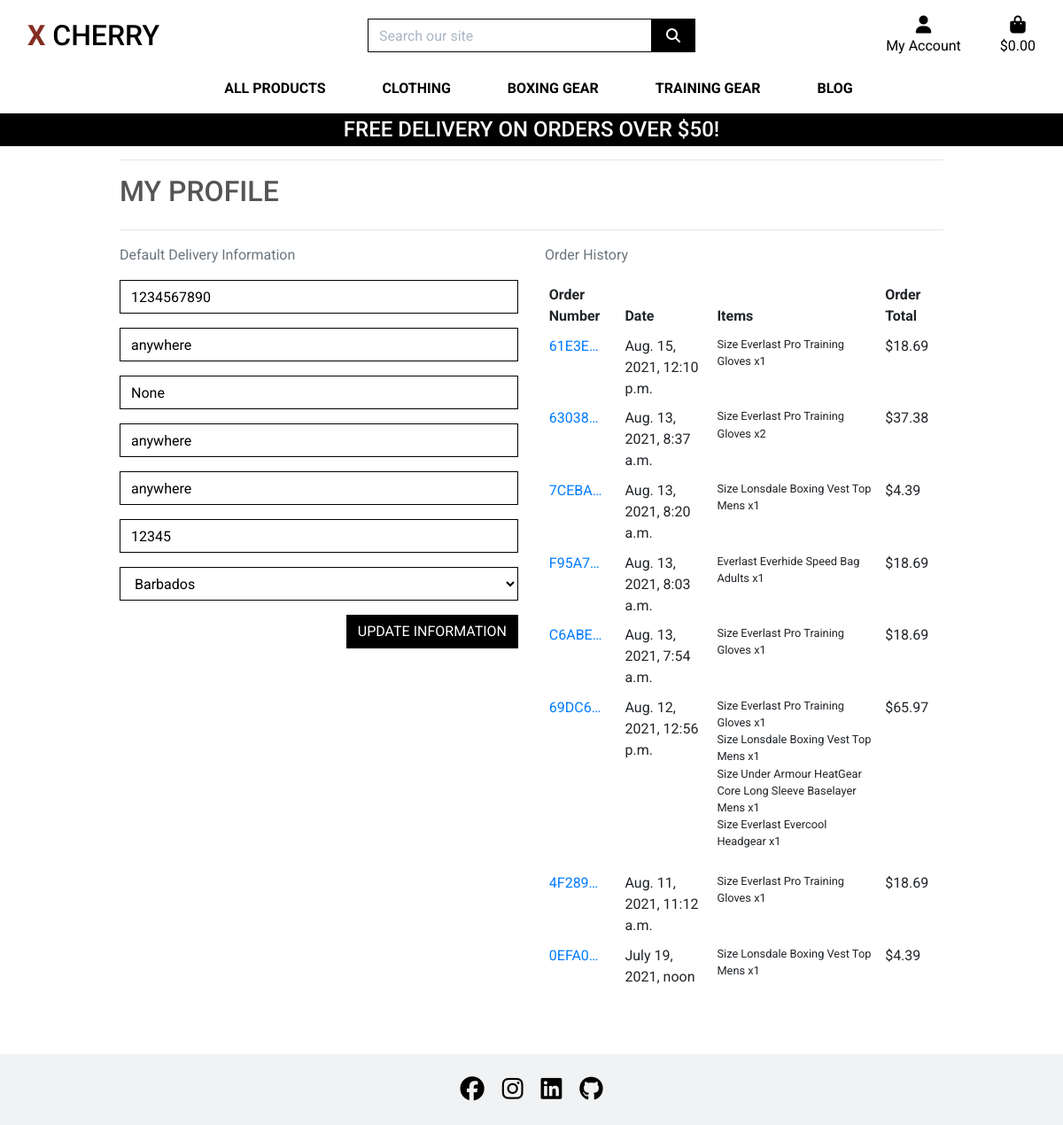
/profile/ (signed in), run on an earlier commit of the app's database.
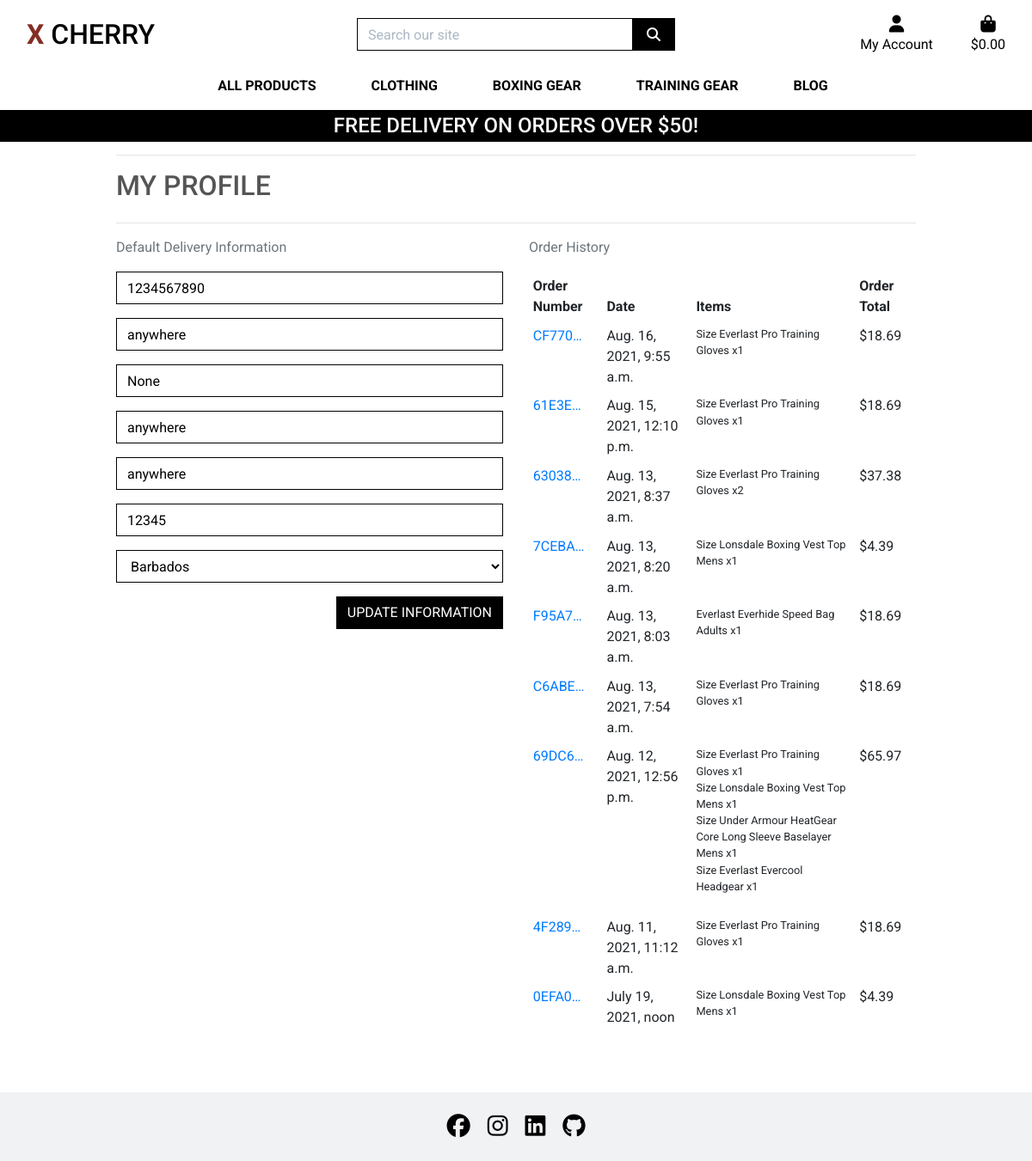
And on a later commit of the database.
### profiles/models.py (models this page shows, shortened)
class UserProfile(models.Model):
    user = models.OneToOneField(User, on_delete=models.CASCADE)
    default_phone_number = models.CharField(max_length=20, null=True, blank=True)
    default_street_address1 = models.CharField(max_length=80, null=True, blank=True)
    default_street_address2 = models.CharField(max_length=80, null=True, blank=True)
    default_town_or_city = models.CharField(max_length=40, null=True, blank=True)
    default_county = models.CharField(max_length=80, null=True, blank=True)
    default_postcode = models.CharField(max_length=20, null=True, blank=True)
    default_country = CountryField(blank_label='Country', null=True, blank=True)

### checkout/models.py (models this page shows, shortened)
class Order(models.Model):
    order_number = models.CharField(max_length=32, null=False, editable=False)
    user_profile = models.ForeignKey(UserProfile, on_delete=models.SET_NULL,
                                     null=True, blank=True,
                                     related_name='orders')
    full_name = models.CharField(max_length=50, null=False, blank=False)
    email = models.EmailField(max_length=254, null=False, blank=False)
    phone_number = models.CharField(max_length=20, null=False, blank=False)
    country = CountryField(blank_label='Country *', null=False, blank=False)
    postcode = models.CharField(max_length=20, null=True, blank=True)
    town_or_city = models.CharField(max_length=40, null=False, blank=False)
    street_address1 = models.CharField(max_length=80, null=False, blank=False)
    street_address2 = models.CharField(max_length=80, null=True, blank=True)
    county = models.CharField(max_length=80, null=True, blank=True)
    date = models.DateTimeField(auto_now_add=True)
    delivery_cost = models.DecimalField(max_digits=6, decimal_places=2, null=False, default=0)
    order_total = models.DecimalField(max_digits=10, decimal_places=2, null=False, default=0)
    grand_total = models.DecimalField(max_digits=10, decimal_places=2, null=False, default=0)
    original_bag = models.TextField(null=False, blank=False, default='')
    stripe_pid = models.CharField(max_length=254, null=False, blank=False, default='')

class OrderLineItem(models.Model):
    order = models.ForeignKey(Order, null=False, blank=False, on_delete=models.CASCADE, related_name='lineitems')
    product = models.ForeignKey(Product, null=False, blank=False, on_delete=models.CASCADE)
    product_size = models.CharField(max_length=2, null=True, blank=True)  # XS, S, M, L, XL
    quantity = models.IntegerField(null=False, blank=False, default=0)
    lineitem_total = models.DecimalField(max_digits=6, decimal_places=2, null=False, blank=False, editable=False)

### products/models.py (models this page shows, shortened)
class Product(models.Model):
    category = models.ForeignKey('Category', null=True, blank=True, on_delete=models.SET_NULL)
    sku = models.CharField(max_length=254, null=True, blank=True)
    name = models.CharField(max_length=254)
    description = models.TextField()
    has_sizes = models.BooleanField(default=False, null=True, blank=True,)
    price = models.DecimalField(max_digits=6, decimal_places=2)
    rating = models.DecimalField(max_digits=6, decimal_places=2, null=True, blank=True)
    image_url = models.URLField(max_length=1024, null=True, blank=True)
    image = models.ImageField(null=True, blank=True)

### profiles/views.py (the view)
# urls.py: path('', views.profile, name='profile'),
@login_required
def profile(request):
    profile = get_object_or_404(UserProfile, user=request.user)
    if request.method == 'POST':
        form = UserProfileForm(request.POST, instance=profile)
        if form.is_valid():
            form.save()
            messages.success(request, 'Profile updated successfully')
        else:
            messages.error(request, 'Update failed. Please ensure the form is valid.')
    else:
        form = UserProfileForm(instance=profile)
    orders = profile.orders.all()
    template = 'profiles/profile.html'
    context = {
        'form': form,
        'orders': orders,
        'page_title': 'My Profile',
        'on_profile_page': True
    }
    return render(request, template, context)

### profiles/templates/profiles/profile.html (shortened to what this page needs)
{% extends "base.html" %}
{% load static %}
{% block extra_css %}
    <link rel="stylesheet" href="{% static 'profiles/css/profile.css' %}">
{% endblock %}
{% block page_header %}
    <div class="container header-container">
    </div>
{% endblock %}
{% block content %}
    <div class="overlay"></div>
    <div class="container profile-container">
        <div class="row">
            <div class="col">
                <hr>
                    <h2 class="logo-font mb-4">My Profile</h2>
                <hr>
            </div>
        </div>
        <div class="row">
            <div class="col-12 col-md-6">
                <p class="text-muted">Default Delivery Information</p>
                <form action="{% url 'profile' %}" class="mt-3" method="POST" id="profile-update-form">
                    {{ form|crispy }}
                    <button class="btn btn-black rounded-0 text-uppercase float-right">Update Information</button>
                </form>
            </div>
            <div class="col-12 col-md-6">
                <p class="text-muted">Order History</p>
                <div class="order-history table-responsive">
                    <table class="table table-sm table-borderless">
                        <thead>
                            <tr>
                                <th>Order Number</th>
                                <th>Date</th>
                                <th>Items</th>
                                <th>Order Total</th>
                            </tr>
                        </thead>
                        <tbody>
                            {% for order in orders reversed %}
                                <tr>
                                    <td>
                                        <a href="{% url 'order_history' order.order_number %}"
                                            title="{{ order.order_number }}">
                                            {{ order.order_number|truncatechars:6 }}
                                        </a>
                                    </td>
                                    <td>{{ order.date }}</td>
                                    <td>
                                        <ul class="list-unstyled">
                                            {% for item in order.lineitems.all %}
                                                <li class="small">
                                                    {% if item.product.has_sizes %}
                                                        Size {{ item.product.size|upper }}
                                                    {% endif %}{{ item.product.name }} x{{ item.quantity }}
                                                </li>
                                            {% endfor %}
                                        </ul>
                                    </td>
                                    <td>${{ order.grand_total }}</td>
                                </tr>
                            {% endfor %}
                        </tbody>
                    </table>
                </div>
            </div>
        </div>
    </div>
{% endblock %}

### templates/base.html (shortened to what this page needs)
{% load static %}
<!doctype html>
<html lang="en">
<head>
    {% block corecss %}
    <link rel="stylesheet" href="https://stackpath.bootstrapcdn.com/bootstrap/4.4.1/css/bootstrap.min.css"
>
    <link rel="stylesheet" href="{% static 'css/base.css' %}">
    {% endblock %}
    {% block extra_css %}
    {% endblock %}
</head>
<body>
    <header class="container-fluid fixed-top">
        <div id="topnav" class="row bg-white pt-lg-2 d-none d-lg-flex">
            <div class="col-12 col-lg-4 my-auto py-1 py-lg-0 text-center text-lg-left">
                <a href="{% url 'home' %}" class="nav-link main-logo-link">
                    <h2 class="logo-font text-black my-0"><strong>X</strong> Cherry</h2>
                </a>
            </div>
            <div class="col-12 col-lg-4 my-auto py-1 py-lg-0">
                <form method="GET" action="{% url 'products' %}">
                    <div class="input-group w-100">
                        <input class="form-control border border-black rounded-0" type="text" name="q"
                            placeholder="Search our site">
                        <div class="input-group-append">
                            <button class="form-control btn btn-black border border-black rounded-0" type="submit">
                                <span class="icon">
                                    <i class="fas fa-search"></i>
                                </span>
                            </button>
                        </div>
                    </div>
                </form>
            </div>
            <div class="col-12 col-lg-4 my-auto py-1 py-lg-0">
                <ul class="list-inline list-unstyled text-center text-lg-right my-0">
                    <li class="list-inline-item dropdown">
                        <a class="text-black nav-link" href="#" id="user-options" data-toggle="dropdown"
                            aria-haspopup="true" aria-expanded="false">
                            <div class="text-center">
                                <div><i class="fas fa-user fa-lg"></i></div>
                                <p class="my-0">My Account</p>
                            </div>
                        </a>
                    </li>
                    <li class="list-inline-item">
                        <a class="{% if grand_total %}text-info font-weight-bold{% else %}text-black{% endif %} nav-link"
                            href="{% url 'view_bag' %}">
                            <div class="text-center">
                                <div><i class="fas fa-shopping-bag fa-lg"></i></div>
                                <p class="my-0">
                                    {% if grand_total %}
                                    ${{ grand_total|floatformat:2 }}
                                    {% else %}
                                    $0.00
                                    {% endif %}
                                </p>
                            </div>
                        </a>
                    </li>
                </ul>
            </div>
        </div>
        <div class="row bg-white">
            <nav class="navbar navbar-expand-lg navbar-light w-100">
                {% include 'includes/mobile-top-header.html' %}
                {% include 'includes/main-nav.html' %}
            </nav>
        </div>
         <div id="delivery-banner" class="row text-center">
            <div class="col bg-black text-white">
                <h4 class="logo-font my-1">Free delivery on orders over ${{ free_delivery_threshold }}!</h4>
            </div>
        </div>
    </header>
    {% block page_header %}
    {% endblock %}
    {% block content %}
    {% endblock %}
    <footer class="mt-5">
        <div class="container">
            <div class="row">
                <div class="col-12 social-media">
                    <ul>
                        <li>
                            <a href="https://www.facebook.com/" target="_blank">
                                <i class="fab fa-facebook"></i>
                            </a>
                        </li>
                        <li>
                            <a href="https://www.instagram.com/" target="_blank">
                                <i class="fab fa-instagram"></i>
                            </a>
                        </li>
                        <li>
                            <a href="https://www.linkedin.com/in/andrius-siupinys" target="_blank">
                                <i class="fab fa-linkedin"></i>
                            </a>
                        </li>
                        <li><a href="https://www.github.com/andrius-siup" target="_blank">
                            <i class="fab fa-github"></i>
                        </a></li>
                    </ul>
                </div>
            </div>
        </div>
    </footer>
</body>
</html>

### templates/includes/mobile-top-header.html (shortened to what this page needs)
<ul>
</ul>

### templates/includes/main-nav.html (shortened to what this page needs)
<div class="collapse navbar-collapse" id="main-nav">
    <ul class="navbar-nav w-auto mx-auto">
        <li class="nav-item dropdown">
            <a class="logo-font font-weight-bold nav-link text-black mr-5" href="#" id="all-products-link" data-toggle="dropdown"
                aria-haspopup="true" aria-expanded="false">
                All Products
            </a>
        </li>
         <li class="nav-item dropdown">
            <a class="logo-font font-weight-bold nav-link text-black mr-5" href="#" id="clothing-link" data-toggle="dropdown"
                aria-haspopup="true" aria-expanded="false">
                Clothing
            </a>
        </li>
        <li class="nav-item dropdown">
            <a class="logo-font font-weight-bold nav-link text-black mr-5" href="#" id="homeware-link" data-toggle="dropdown"
                aria-haspopup="true" aria-expanded="false">
                Boxing Gear
            </a>
        </li>
         <li class="nav-item dropdown">
            <a class="logo-font font-weight-bold nav-link text-black mr-5" href="#" id="specials-link" data-toggle="dropdown"
                aria-haspopup="true" aria-expanded="false">
                Training Gear
            </a>
        </li>
        <li class="nav-item">
            <a class="logo-font font-weight-bold nav-link text-black mr-5" href="{% url 'posts' %}">
                Blog
            </a>
        </li>
    </ul>
</div>

What changed in the data, as far as the page shows it:
added Order: order_number "CF770…", date "Aug. 16, 2021, 9:55 a.m.", grand_total "18.69"
added OrderLineItem: product.name "Everlast Pro Training Gloves", quantity "1", shown under "CF770…"
